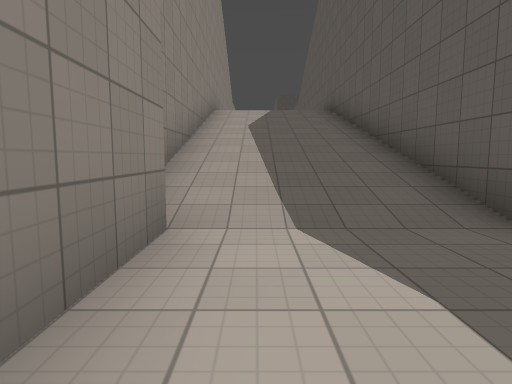
view 1 (above)

24 first-person views from a walk through a level from a Godot 3-D game. The camera is 1.2 m above the floor, tilts 6° down and sees 75° across. The floor is counted in squares, 2 m on a side. Each view is taken from the middle of a square. On the plan, view 1 faces up. The plan holds only what a view shows up to about 10 squares ahead; the rest is blank. The place goes on beyond the plan. Surface patterns are stand-ins for the level's own textures.

view 2
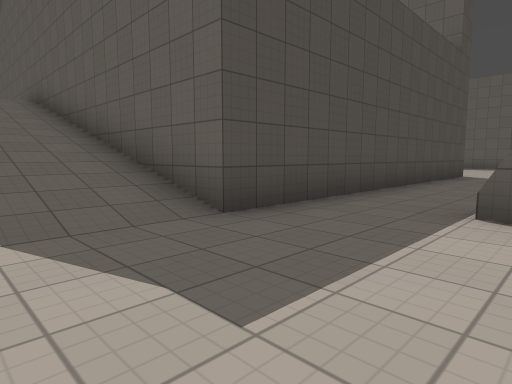

view 3
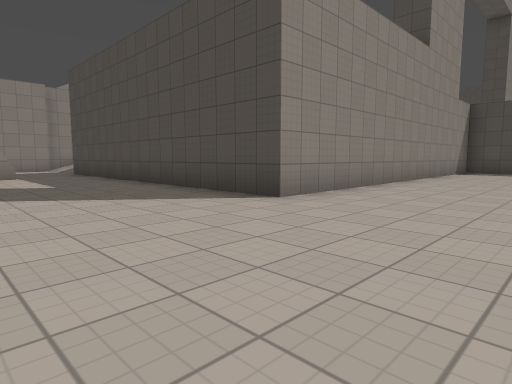

view 4
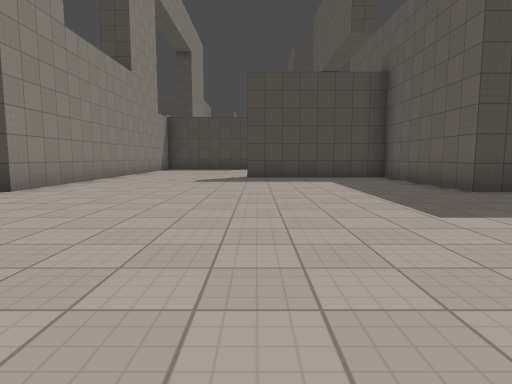

view 5
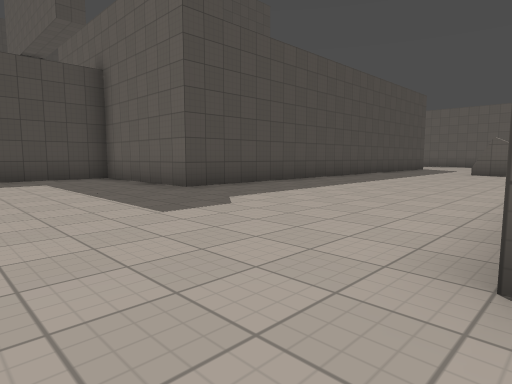

view 6
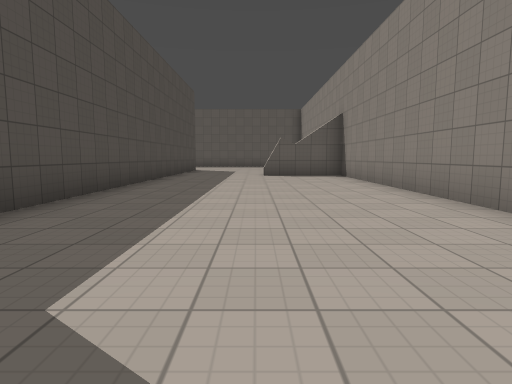

view 7
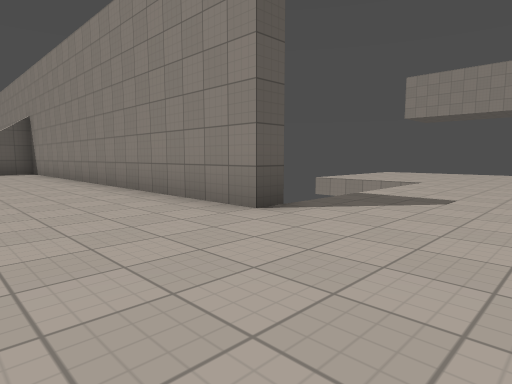

view 8
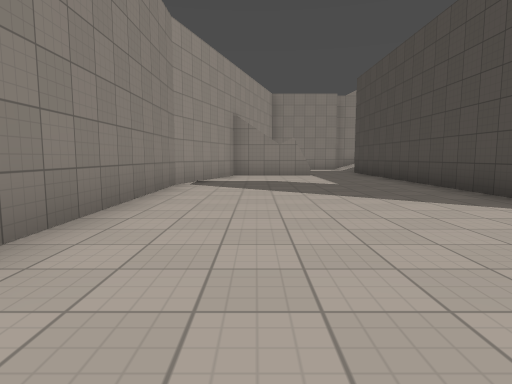

view 9
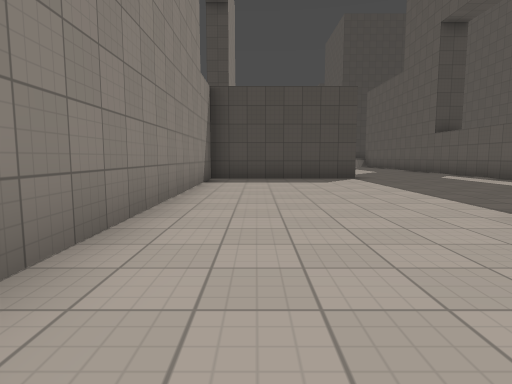

view 10
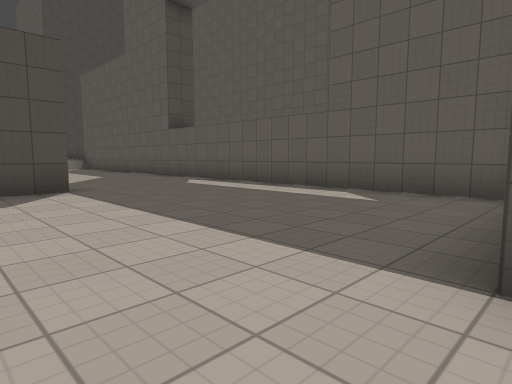

view 11
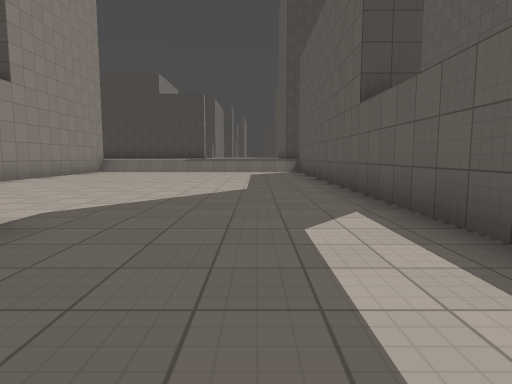

view 12
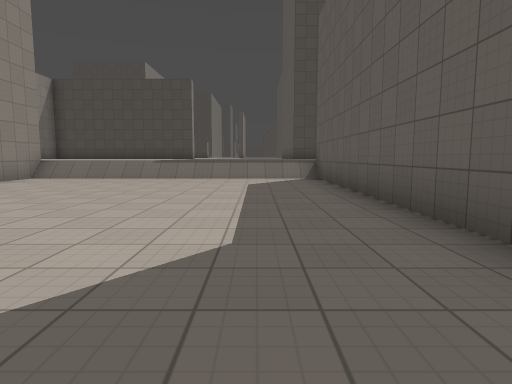

view 13
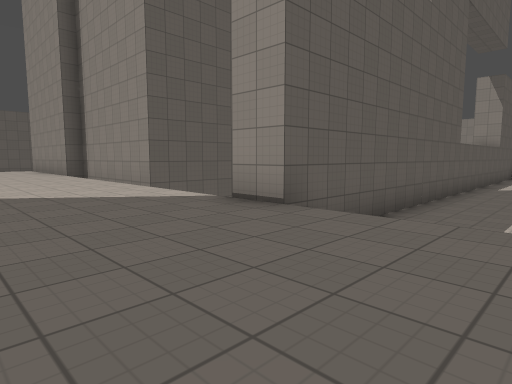

view 14
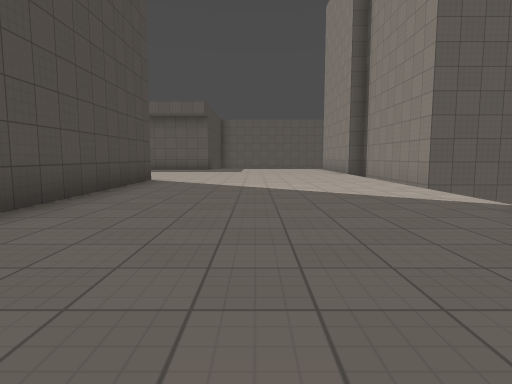

view 15
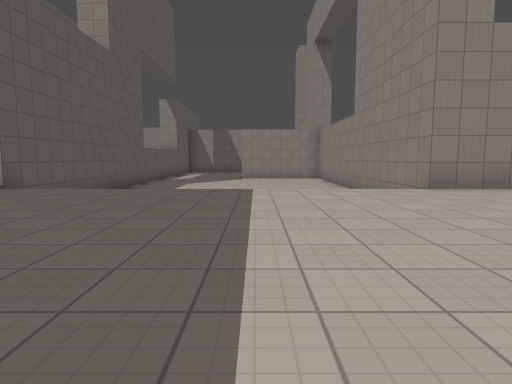

view 16
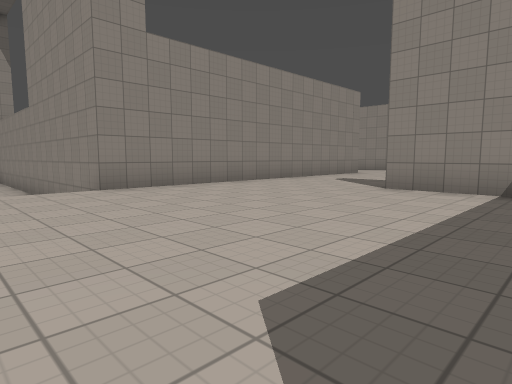

view 17
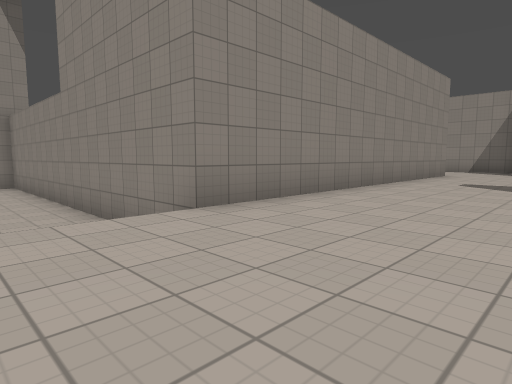

view 18
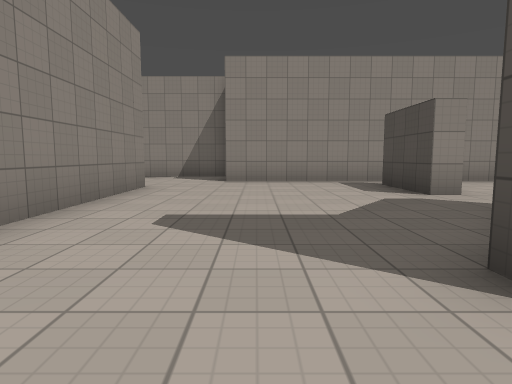

view 19
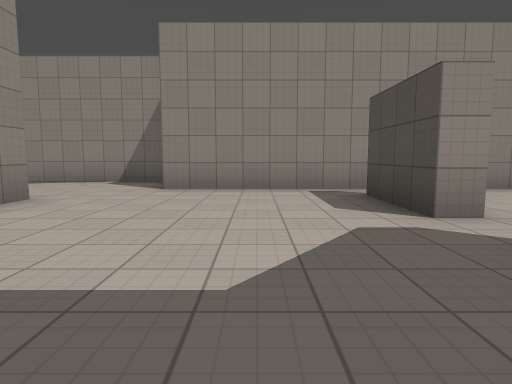

view 20
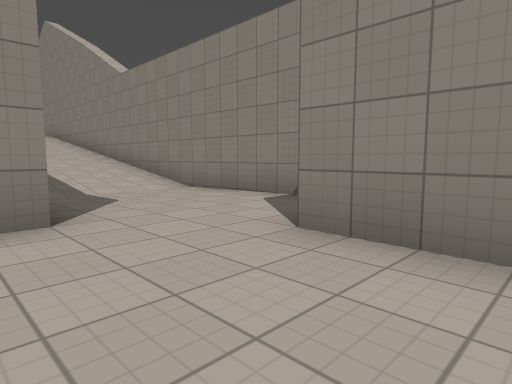

view 21
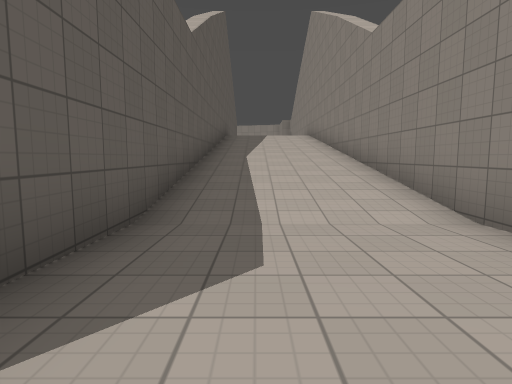

view 22
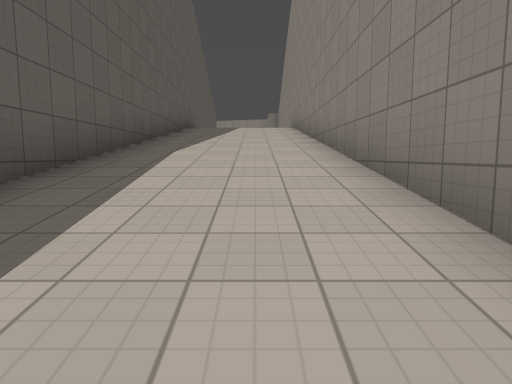

view 23
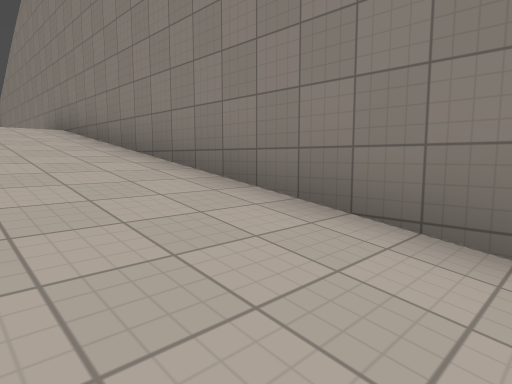

view 24
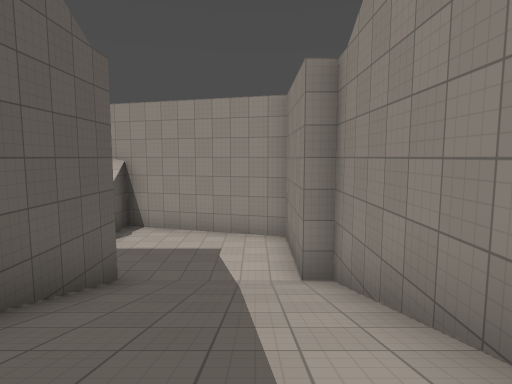

### Floor plan
Key: @ floor where view 1 was taken; # wall or solid block; . main floor; : floor 0.25 m higher than the main floor; + floor 1 m higher than the main floor; / step, stairs or slope.
Columns run from 2 left of view 1 to 28 right of it. Each row starts with its distance up from view 1.
 31     +++     ++++++     #####++
 30   #+##++ #+++++++++  +++++++++
 29   #++++++#++++++++++++++++++++
 28   #+++++++++++++++++++++++++++
 27   #+++++++++++++++++++++++++++
 26 #++++++++++++++++++++++++++++++
 25 #++++++++++++++++++++++++++++++
 24 #++++#########........##  #####
 23 #++++#       #........#
 22 #++++#       #........#
 21 #////#       #........#
 20 #////#       #........#
 19 #////#       #........#
 18 #////#       #........#
 17 #////#       #........#
 16 #////#       #. ......#
 15 #////#           .....#
 14 #////#           .....#
 13 #////#       #####....#
 12 #////#       #........#
 11 #// /#       #........#
 10 #////#       #........#
  9 #////#       #........#
  8 #////#       #........#
  7 #////#       #....#####
  6 #////#       #........#
  5 #////#       #........#
  4 #////#       #........#
  3 #:///#########........#########
  2 ##.............................
  1  #.............................
  0  #@...#........................
 -1  ####.#........................
 -2     ####.......................
 -3        ######### ...###########
 -4                  ...
 -5                   ..
 -6                   ..
 -7                   ..
 -8                   ..
 -9                   ....
-10                   ....
-11                    ..

Where each view was taken, in squares from view 1:
view 1: 0 up, 0 right, facing up
view 2: 0 up, 0 right, facing up-right
view 3: 1 down, 15 right, facing up-left
view 4: 3 down, 16 right, facing up
view 5: 3 down, 16 right, facing up-right
view 6: 0 up, 18 right, facing right
view 7: 0 up, 15 right, facing down-right
view 8: 1 down, 15 right, facing left
view 9: 4 up, 13 right, facing up
view 10: 7 up, 14 right, facing up-right
view 11: 11 up, 18 right, facing up
view 12: 15 up, 18 right, facing up
view 13: 28 up, 17 right, facing down-right
view 14: 28 up, 17 right, facing right
view 15: 31 up, 15 right, facing down
view 16: 31 up, 14 right, facing down-left
view 17: 28 up, 14 right, facing down-left
view 18: 27 up, 9 right, facing left
view 19: 28 up, 7 right, facing left
view 20: 28 up, 3 right, facing down-left
view 21: 25 up, 1 right, facing down
view 22: 22 up, 0 right, facing down
view 23: 19 up, 1 right, facing down-left
view 24: 8 up, 0 right, facing down
